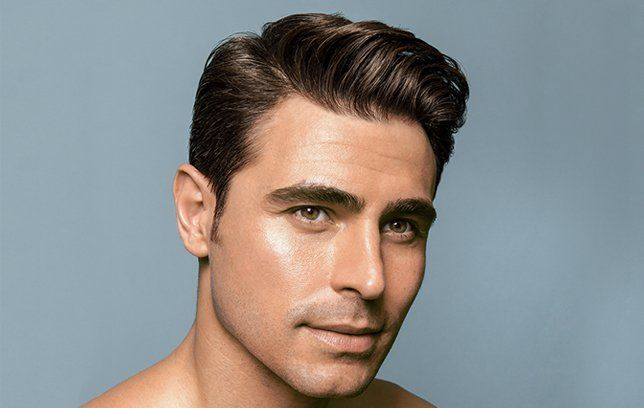
#> input picture Unit_1/hair2.jpg, 644 x 408 px
$ python openCVimage.py
#> lines starting #> are read from the running program, lines starting #| are printed output that depends on the picture
import cv2
import matplotlib.pyplot as plt
import time

'''
image = cv2.imread('hair.jpg')

start_time = time.time()
for i in range(0, 100):
    for j in range(0, 100):
        image[i, j] = [255, 255, 255]

start_time = time.time()
image[0:100, 0:100] = [0, 0, 0]
print("--- %s seconds ---" % (time.time() - start_time))

plt.imshow(cv2.cvtColor(image, cv2.COLOR_BGR2RGB))
plt.show()
'''
'''
image2 = cv2.imread('hair2.jpg')

roi = image2[200:350, 50:200]
image2[0:150, 0:150] = roi

plt.imshow(cv2.cvtColor(image2, cv2.COLOR_BGR2RGB))
plt.show()
'''

image3 = cv2.imread('hair2.jpg')
#> image3 is the input picture: shape (408, 644, 3); mean B, G, R 139.8, 140.9, 141.2
image3[:, :, 2] = 0
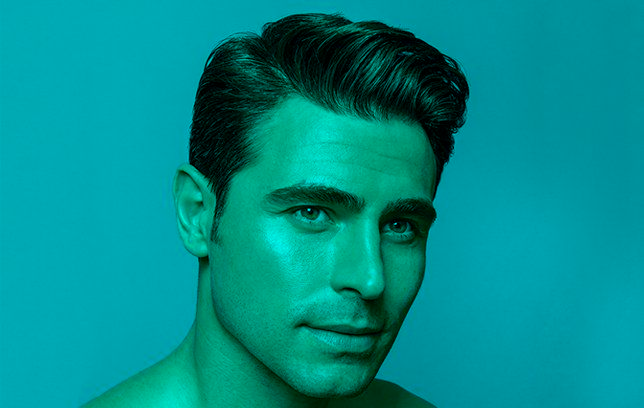
#> image3: shape (408, 644, 3); mean B, G, R 139.8, 140.9, 0

plt.imshow(cv2.cvtColor(image3,cv2.COLOR_BGR2RGB))
plt.show()

'''
print(image.shape)
print(image.size)

px = image[100, 100]

print(px)

print(px[2])
'''

$ run again, with Unit_1/cat.jpg copied over Unit_1/hair2.jpg
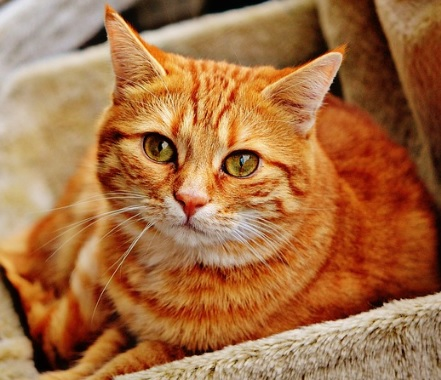
#> input picture Unit_1/cat.jpg, 441 x 380 px
#> image3 is the input picture: shape (380, 441, 3); mean B, G, R 66.9, 110.2, 165
#> `image3[:, :, 2] = 0`:
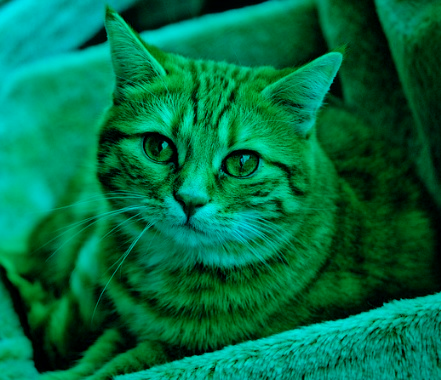
#> image3: shape (380, 441, 3); mean B, G, R 66.9, 110.2, 0

$ run again, with Unit_1/dog.jpg copied over Unit_1/hair2.jpg
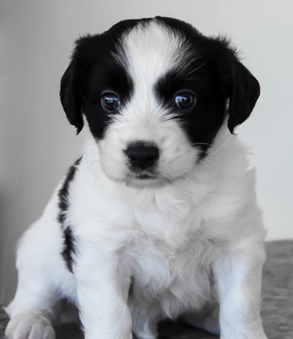
#> input picture Unit_1/dog.jpg, 293 x 339 px
#> image3 is the input picture: shape (339, 293, 3); mean B, G, R 151.9, 149.9, 148.2
#> `image3[:, :, 2] = 0`:
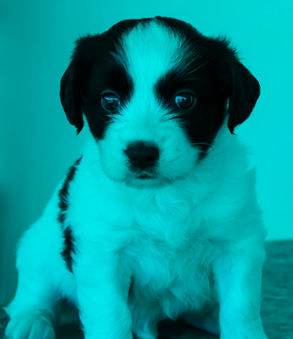
#> image3: shape (339, 293, 3); mean B, G, R 151.9, 149.9, 0

$ run again, with Unit_1/hair.jpg copied over Unit_1/hair2.jpg
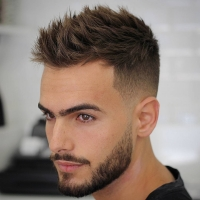
#> input picture Unit_1/hair.jpg, 200 x 200 px
#> image3 is the input picture: shape (200, 200, 3); mean B, G, R 113.1, 123.2, 140.9
#> `image3[:, :, 2] = 0`:
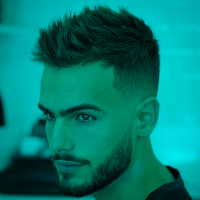
#> image3: shape (200, 200, 3); mean B, G, R 113.1, 123.2, 0
